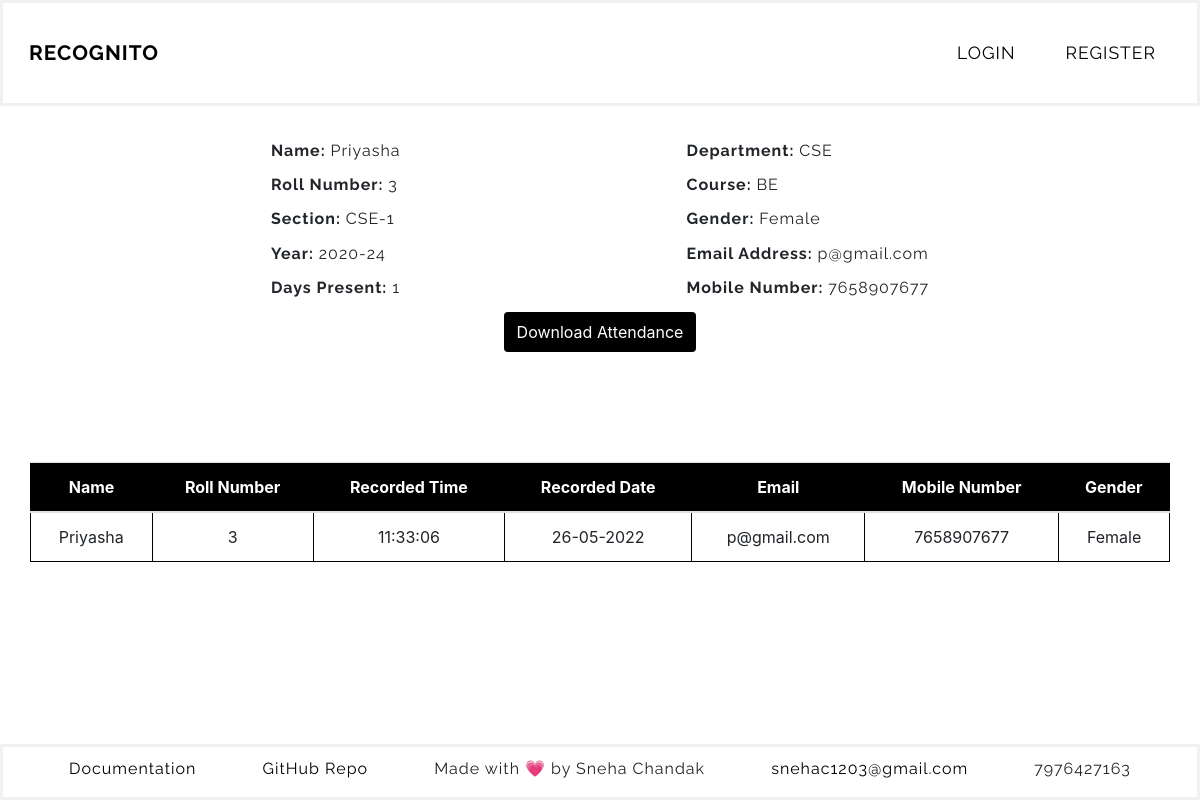
The page /display_by_roll?roll_no=3 on the database as committed earlier.
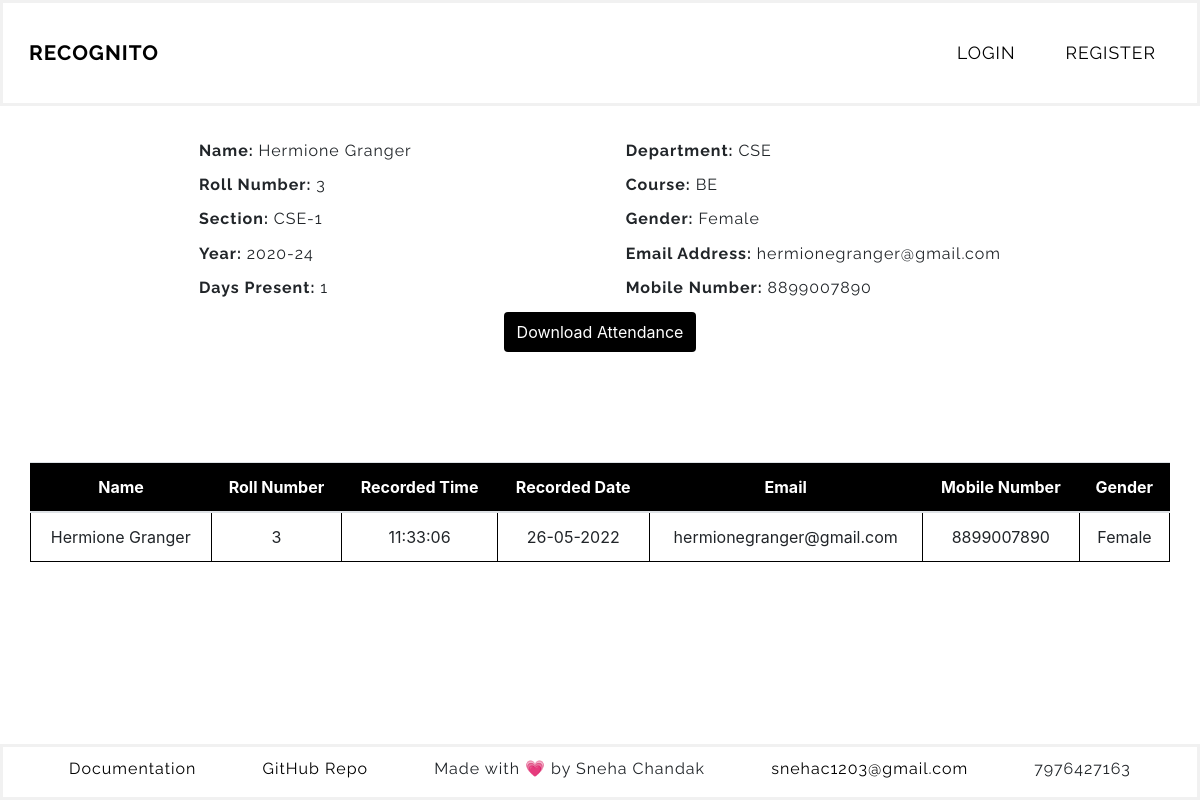
The same page on the database as committed later.
### faceapp/models.py (models this page shows, shortened)
class Student(db.Model):
    id = db.Column(db.Integer(), primary_key=True)
    days_present = db.Column(db.Integer(), nullable=True, default=0)
    dept = db.Column(db.String(length=10), nullable=False)
    course = db.Column(db.String(length=10), nullable=False)
    year = db.Column(db.String(length=20), nullable=False)
    name = db.Column(db.String(length=30), nullable=False)
    section = db.Column(db.String(length=10), nullable=False)
    roll_no = db.Column(db.Integer(), unique=True, nullable=False)
    gender = db.Column(db.String(length=20), nullable=False)
    mobile_no = db.Column(db.String(length=10), nullable=False)
    email = db.Column(db.String(length=20), unique=True, nullable=False)
    teacher = db.Column(db.String(length=20), nullable=False)
    photo_sample = db.Column(db.String(), nullable=True, default='NONE')
    attendance = db.relationship('Attendance', backref='attendance', lazy=True)

class Attendance(db.Model):
    id = db.Column(db.Integer(), primary_key=True)
    name = db.Column(db.String(), nullable=False)
    roll_no = db.Column(db.Integer(), nullable=False)
    time = db.Column(db.String(), nullable=False)
    date = db.Column(db.String(), nullable=False)
    student = db.Column(db.Integer(), db.ForeignKey('student.id'))

### faceapp/routes.py (the view, shortened to what this page needs)
@app.route('/display_by_roll', methods=['GET', 'POST'])
def display_by_roll():
    form = StudentAttendanceCSVForm()
    roll_to_display = request.args.get('roll_no')
    result = Student.query.filter_by(roll_no=roll_to_display).first()
    name=result.name
    dept=result.dept
    section=result.section
    year=result.year
    course=result.course
    gender=result.gender
    email=result.email
    mobile_no=result.mobile_no
    days_present=result.days_present
    student = db.session.query(Student.name, Student.roll_no, Attendance.time, Attendance.date, Student.email, Student.mobile_no, Student.gender, Student.dept, Student.course, Student.section, Student.year, Student.teacher).join(Attendance, Student.roll_no == Attendance.roll_no).filter(Attendance.roll_no==roll_to_display, Student.roll_no==roll_to_display).all()
    return render_template('display_by_roll.html', student=student, form=form, name=name, roll_no=roll_to_display, dept=dept, section=section, year=year, course=course, gender=gender, email=email, mobile_no=mobile_no, days_present=days_present)

### faceapp/forms.py
class StudentAttendanceCSVForm(FlaskForm):
    submit = SubmitField(label='Download Attendance')

### faceapp/templates/display_by_roll.html (shortened to what this page needs)
{% extends 'base.html' %}
{% block content %}
<section class="student-details">
    <div>
        <h4><b>Name: </b>{{ name }}</h4>
        <h4><b>Roll Number: </b>{{ roll_no }}</h4>
        <h4><b>Section: </b>{{ section }}</h4>
        <h4><b>Year: </b>{{ year }}</h4>
        <h4><b>Days Present: </b>{{ days_present }}</h4>
    </div>
    <div>
        <h4><b>Department: </b>{{ dept }}</h4>
        <h4><b>Course: </b>{{ course }}</h4>
        <h4><b>Gender: </b>{{ gender }}</h4>
        <h4><b>Email Address: </b>{{ email }}</h4>
        <h4><b>Mobile Number: </b>{{ mobile_no }}</h4>
    </div>
</section>
<form method='POST' class="'form-signin text-center" novalidate>
    {{ form.submit(class="btn") }}
</form>
    <div class="text-center">
        <table class="table" >
            <thead>
                <tr>
                    <th scope="col">Name</th>
                    <th scope="col">Roll Number</th>
                    <th scope="col">Recorded Time</th>
                    <th scope="col">Recorded Date</th>
                    <th scope="col">Email</th>
                    <th scope="col">Mobile Number</th>
                    <th scope="col">Gender</th>
                </tr>
            </thead>
            <tbody>
                    {% for record in student %}
                    <tr class="table-row-hover">
                        <td>{{ record.name }}</td>
                        <td>{{ record.roll_no }}</td>
                        <td>{{ record.time }}</td>
                        <td>{{ record.date }}</td>
                        <td>{{ record.email }}</td>
                        <td>{{ record.mobile_no }}</td>
                        <td>{{ record.gender }}</td>
                    </tr>
                    {% endfor %}
            </tbody>
        </table>
    </div>
{% endblock%}

Rows that differ between the two databases and show on the page:
no longer on this page (row edited): Student: name "Priyasha", section "CSE-1", year "2020-24", dept "CSE", course "BE", gender "Female", email "p@gmail.com", mobile_no "7658907677"
now on this page (row edited): Student: name "Hermione Granger", section "CSE-1", year "2020-24", dept "CSE", course "BE", gender "Female", email "hermionegranger@gmail.com", mobile_no "8899007890"
changed Attendance "Female": name "Priyasha" → "Hermione Granger"; email "p@gmail.com" → "hermionegranger@gmail.com"; mobile_no "7658907677" → "8899007890"
